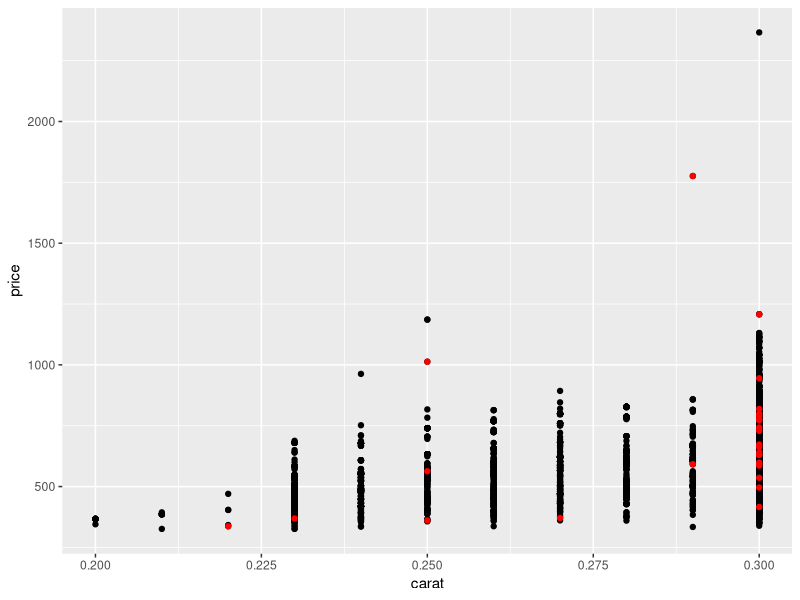
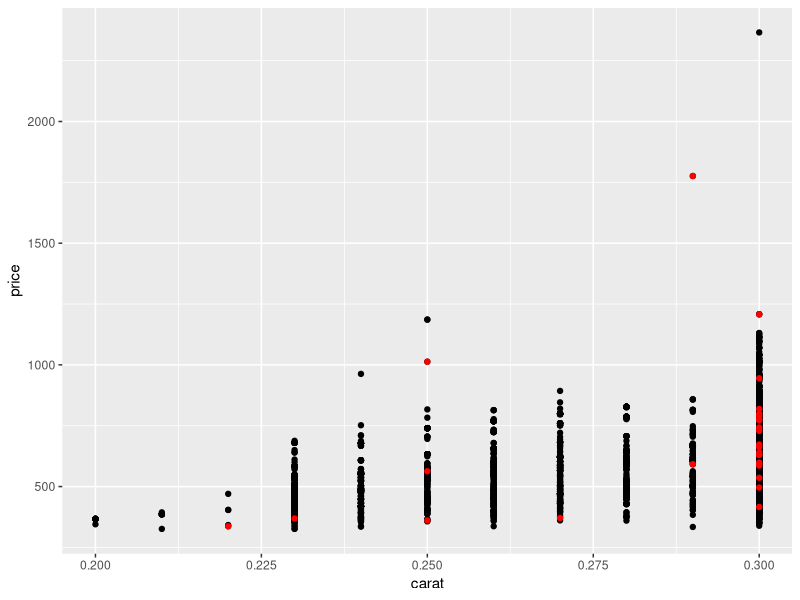

Write the R code that produced these figures, in order.
## ---- chunk 1
# knitr options
knitr::opts_chunk$set(echo = TRUE)
## ---- chunk 2
library(tidyverse)

## ---- chunk 3
# task-begin
## NOTE: Re-write this code to use the placeholder
diamonds %>% glimpse()
# task-end
# solution-begin
diamonds %>% glimpse()
# solution-end
## ---- chunk 4
# task-begin
## TASK: Uncomment and run this code; explain
##       why it fails and fix it.
# 2 %>%
#   . * .
# task-end
# solution-begin
2 %>%
  {. * .}
# solution-end

## ---- chunk 5
# task-begin
diamonds %>%
  filter(carat <= 0.3) %>%

  ggplot(aes(carat, price)) +
  geom_point() +
  geom_point(
    ## TODO: Re-write this section
    data = diamonds %>%
      filter(
        carat <= 0.3,
        cut == "Fair"
      ),
    color = "red"
  )
# task-end
# solution-begin
diamonds %>%
  filter(carat <= 0.3) %>%

  ggplot(aes(carat, price)) +
  geom_point() +
  geom_point(
    data = . %>% filter(cut == "Fair"),
    color = "red"
  )
# solution-end
